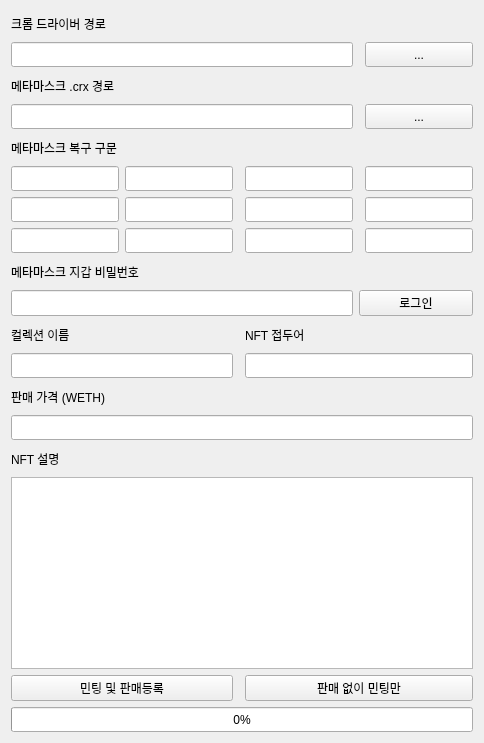
      <widget class="QWidget" name="Mint">
       <property name="sizePolicy">
        <sizepolicy hsizetype="Expanding" vsizetype="Expanding">
         <horstretch>0</horstretch>
         <verstretch>0</verstretch>
        </sizepolicy>
       </property>
       <attribute name="title">
        <string>Mint and Sell</string>
       </attribute>
       <layout class="QGridLayout" name="gridLayout_4">
        <item row="19" column="0" colspan="6">
         <widget class="QTextEdit" name="textEdit">
          <property name="minimumSize">
           <size>
            <width>311</width>
            <height>0</height>
           </size>
          </property>
         </widget>
        </item>
        <item row="15" column="3" colspan="3">
         <widget class="QLineEdit" name="lineEdit_25">
          <property name="sizePolicy">
           <sizepolicy hsizetype="Expanding" vsizetype="Minimum">
            <horstretch>0</horstretch>
            <verstretch>0</verstretch>
           </sizepolicy>
          </property>
          <property name="minimumSize">
           <size>
            <width>0</width>
            <height>25</height>
           </size>
          </property>
         </widget>
        </item>
        <item row="14" column="3" colspan="3">
         <widget class="QLabel" name="label_21">
          <property name="sizePolicy">
           <sizepolicy hsizetype="Expanding" vsizetype="Minimum">
            <horstretch>0</horstretch>
            <verstretch>0</verstretch>
           </sizepolicy>
          </property>
          <property name="minimumSize">
           <size>
            <width>0</width>
            <height>25</height>
           </size>
          </property>
          <property name="text">
           <string>NFT 접두어</string>
          </property>
         </widget>
        </item>
        <item row="10" column="1">
         <widget class="QLineEdit" name="lineEdit_16">
          <property name="sizePolicy">
           <sizepolicy hsizetype="Expanding" vsizetype="Minimum">
            <horstretch>0</horstretch>
            <verstretch>0</verstretch>
           </sizepolicy>
          </property>
         </widget>
        </item>
        <item row="10" column="0">
         <widget class="QLineEdit" name="lineEdit_22">
          <property name="sizePolicy">
           <sizepolicy hsizetype="Expanding" vsizetype="Minimum">
            <horstretch>0</horstretch>
            <verstretch>0</verstretch>
           </sizepolicy>
          </property>
          <property name="minimumSize">
           <size>
            <width>0</width>
            <height>25</height>
           </size>
          </property>
         </widget>
        </item>
        <item row="10" column="5">
         <widget class="QLineEdit" name="lineEdit_19">
          <property name="sizePolicy">
           <sizepolicy hsizetype="Expanding" vsizetype="Minimum">
            <horstretch>0</horstretch>
            <verstretch>0</verstretch>
           </sizepolicy>
          </property>
         </widget>
        </item>
        <item row="7" column="1">
         <widget class="QLineEdit" name="lineEdit_20">
          <property name="sizePolicy">
           <sizepolicy hsizetype="Expanding" vsizetype="Minimum">
            <horstretch>0</horstretch>
            <verstretch>0</verstretch>
           </sizepolicy>
          </property>
         </widget>
        </item>
        <item row="15" column="0" colspan="2">
         <widget class="QLineEdit" name="lineEdit_24">
          <property name="sizePolicy">
           <sizepolicy hsizetype="Expanding" vsizetype="Minimum">
            <horstretch>0</horstretch>
            <verstretch>0</verstretch>
           </sizepolicy>
          </property>
          <property name="minimumSize">
           <size>
            <width>0</width>
            <height>25</height>
           </size>
          </property>
         </widget>
        </item>
        <item row="7" column="5">
         <widget class="QLineEdit" name="lineEdit_12">
          <property name="sizePolicy">
           <sizepolicy hsizetype="Expanding" vsizetype="Minimum">
            <horstretch>0</horstretch>
            <verstretch>0</verstretch>
           </sizepolicy>
          </property>
         </widget>
        </item>
        <item row="17" column="0" colspan="6">
         <widget class="QLineEdit" name="lineEdit_26">
          <property name="sizePolicy">
           <sizepolicy hsizetype="Expanding" vsizetype="Minimum">
            <horstretch>0</horstretch>
            <verstretch>0</verstretch>
           </sizepolicy>
          </property>
          <property name="minimumSize">
           <size>
            <width>0</width>
            <height>25</height>
           </size>
          </property>
         </widget>
        </item>
        <item row="9" column="1">
         <widget class="QLineEdit" name="lineEdit_15">
          <property name="sizePolicy">
           <sizepolicy hsizetype="Expanding" vsizetype="Minimum">
            <horstretch>0</horstretch>
            <verstretch>0</verstretch>
           </sizepolicy>
          </property>
         </widget>
        </item>
        <item row="14" column="0" colspan="2">
         <widget class="QLabel" name="label_20">
          <property name="sizePolicy">
           <sizepolicy hsizetype="Expanding" vsizetype="Minimum">
            <horstretch>0</horstretch>
            <verstretch>0</verstretch>
           </sizepolicy>
          </property>
          <property name="minimumSize">
           <size>
            <width>0</width>
            <height>25</height>
           </size>
          </property>
          <property name="text">
           <string>컬렉션 이름</string>
          </property>
         </widget>
        </item>
        <item row="9" column="3">
         <widget class="QLineEdit" name="lineEdit_14">
          <property name="sizePolicy">
           <sizepolicy hsizetype="Expanding" vsizetype="Minimum">
            <horstretch>0</horstretch>
            <verstretch>0</verstretch>
           </sizepolicy>
          </property>
         </widget>
        </item>
        <item row="13" column="0" colspan="4">
         <widget class="QLineEdit" name="lineEdit_23">
          <property name="sizePolicy">
           <sizepolicy hsizetype="Expanding" vsizetype="Minimum">
            <horstretch>0</horstretch>
            <verstretch>0</verstretch>
           </sizepolicy>
          </property>
         </widget>
        </item>
        <item row="16" column="0" colspan="3">
         <widget class="QLabel" name="label_23">
          <property name="sizePolicy">
           <sizepolicy hsizetype="Expanding" vsizetype="Minimum">
            <horstretch>0</horstretch>
            <verstretch>0</verstretch>
           </sizepolicy>
          </property>
          <property name="minimumSize">
           <size>
            <width>0</width>
            <height>25</height>
           </size>
          </property>
          <property name="text">
           <string>판매 가격 (WETH)</string>
          </property>
         </widget>
        </item>
        <item row="13" column="4" colspan="2">
         <widget class="QPushButton" name="pushButton_3">
          <property name="sizePolicy">
           <sizepolicy hsizetype="Minimum" vsizetype="Minimum">
            <horstretch>0</horstretch>
            <verstretch>0</verstretch>
           </sizepolicy>
          </property>
          <property name="minimumSize">
           <size>
            <width>0</width>
            <height>25</height>
           </size>
          </property>
          <property name="text">
           <string>로그인</string>
          </property>
         </widget>
        </item>
        <item row="9" column="0">
         <widget class="QLineEdit" name="lineEdit_21">
          <property name="sizePolicy">
           <sizepolicy hsizetype="Expanding" vsizetype="Minimum">
            <horstretch>0</horstretch>
            <verstretch>0</verstretch>
           </sizepolicy>
          </property>
          <property name="minimumSize">
           <size>
            <width>0</width>
            <height>25</height>
           </size>
          </property>
         </widget>
        </item>
        <item row="7" column="3">
         <widget class="QLineEdit" name="lineEdit_13">
          <property name="sizePolicy">
           <sizepolicy hsizetype="Expanding" vsizetype="Minimum">
            <horstretch>0</horstretch>
            <verstretch>0</verstretch>
           </sizepolicy>
          </property>
         </widget>
        </item>
        <item row="10" column="3">
         <widget class="QLineEdit" name="lineEdit_18">
          <property name="sizePolicy">
           <sizepolicy hsizetype="Expanding" vsizetype="Minimum">
            <horstretch>0</horstretch>
            <verstretch>0</verstretch>
           </sizepolicy>
          </property>
         </widget>
        </item>
        <item row="12" column="0" colspan="6">
         <widget class="QLabel" name="label_19">
          <property name="sizePolicy">
           <sizepolicy hsizetype="Expanding" vsizetype="Minimum">
            <horstretch>0</horstretch>
            <verstretch>0</verstretch>
           </sizepolicy>
          </property>
          <property name="minimumSize">
           <size>
            <width>0</width>
            <height>25</height>
           </size>
          </property>
          <property name="text">
           <string>메타마스크 지갑 비밀번호</string>
          </property>
         </widget>
        </item>
        <item row="22" column="0" colspan="6">
         <widget class="QProgressBar" name="progressBar_3">
          <property name="sizePolicy">
           <sizepolicy hsizetype="Expanding" vsizetype="Minimum">
            <horstretch>0</horstretch>
            <verstretch>0</verstretch>
           </sizepolicy>
          </property>
          <property name="minimumSize">
           <size>
            <width>0</width>
            <height>25</height>
           </size>
          </property>
          <property name="value">
           <number>0</number>
          </property>
         </widget>
        </item>
        <item row="6" column="0" colspan="6">
         <widget class="QLabel" name="label_18">
          <property name="sizePolicy">
           <sizepolicy hsizetype="Expanding" vsizetype="Minimum">
            <horstretch>0</horstretch>
            <verstretch>0</verstretch>
           </sizepolicy>
          </property>
          <property name="minimumSize">
           <size>
            <width>0</width>
            <height>25</height>
           </size>
          </property>
          <property name="text">
           <string>메타마스크 복구 구문</string>
          </property>
         </widget>
        </item>
        <item row="9" column="5">
         <widget class="QLineEdit" name="lineEdit_17">
          <property name="sizePolicy">
           <sizepolicy hsizetype="Expanding" vsizetype="Minimum">
            <horstretch>0</horstretch>
            <verstretch>0</verstretch>
           </sizepolicy>
          </property>
         </widget>
        </item>
        <item row="7" column="0">
         <widget class="QLineEdit" name="lineEdit_11">
          <property name="sizePolicy">
           <sizepolicy hsizetype="Expanding" vsizetype="Minimum">
            <horstretch>0</horstretch>
            <verstretch>0</verstretch>
           </sizepolicy>
          </property>
          <property name="minimumSize">
           <size>
            <width>0</width>
            <height>25</height>
           </size>
          </property>
         </widget>
        </item>
        <item row="18" column="0" colspan="3">
         <widget class="QLabel" name="label_22">
          <property name="sizePolicy">
           <sizepolicy hsizetype="Expanding" vsizetype="Minimum">
            <horstretch>0</horstretch>
            <verstretch>0</verstretch>
           </sizepolicy>
          </property>
          <property name="minimumSize">
           <size>
            <width>0</width>
            <height>25</height>
           </size>
          </property>
          <property name="text">
           <string>NFT 설명</string>
          </property>
         </widget>
        </item>
        <item row="5" column="5">
         <widget class="QToolButton" name="toolButton_10">
          <property name="sizePolicy">
           <sizepolicy hsizetype="Expanding" vsizetype="Minimum">
            <horstretch>0</horstretch>
            <verstretch>0</verstretch>
           </sizepolicy>
          </property>
          <property name="minimumSize">
           <size>
            <width>0</width>
            <height>25</height>
           </size>
          </property>
          <property name="text">
           <string>...</string>
          </property>
         </widget>
        </item>
        <item row="1" column="5">
         <widget class="QToolButton" name="toolButton_9">
          <property name="sizePolicy">
           <sizepolicy hsizetype="Expanding" vsizetype="Minimum">
            <horstretch>0</horstretch>
            <verstretch>0</verstretch>
           </sizepolicy>
          </property>
          <property name="minimumSize">
           <size>
            <width>0</width>
            <height>25</height>
           </size>
          </property>
          <property name="text">
           <string>...</string>
          </property>
         </widget>
        </item>
        <item row="5" column="0" colspan="4">
         <widget class="QLineEdit" name="lineEdit_10">
          <property name="sizePolicy">
           <sizepolicy hsizetype="Expanding" vsizetype="Minimum">
            <horstretch>0</horstretch>
            <verstretch>0</verstretch>
           </sizepolicy>
          </property>
          <property name="minimumSize">
           <size>
            <width>0</width>
            <height>25</height>
           </size>
          </property>
         </widget>
        </item>
        <item row="1" column="0" colspan="4">
         <widget class="QLineEdit" name="lineEdit_9">
          <property name="sizePolicy">
           <sizepolicy hsizetype="Expanding" vsizetype="Minimum">
            <horstretch>0</horstretch>
            <verstretch>0</verstretch>
           </sizepolicy>
          </property>
          <property name="minimumSize">
           <size>
            <width>0</width>
            <height>25</height>
           </size>
          </property>
         </widget>
        </item>
        <item row="4" column="0" colspan="4">
         <widget class="QLabel" name="label_17">
          <property name="sizePolicy">
           <sizepolicy hsizetype="Expanding" vsizetype="Minimum">
            <horstretch>0</horstretch>
            <verstretch>0</verstretch>
           </sizepolicy>
          </property>
          <property name="minimumSize">
           <size>
            <width>0</width>
            <height>25</height>
           </size>
          </property>
          <property name="text">
           <string>메타마스크 .crx 경로</string>
          </property>
         </widget>
        </item>
        <item row="0" column="0" colspan="4">
         <widget class="QLabel" name="label_16">
          <property name="sizePolicy">
           <sizepolicy hsizetype="Expanding" vsizetype="Minimum">
            <horstretch>0</horstretch>
            <verstretch>0</verstretch>
           </sizepolicy>
          </property>
          <property name="minimumSize">
           <size>
            <width>0</width>
            <height>25</height>
           </size>
          </property>
          <property name="text">
           <string>크롬 드라이버 경로</string>
          </property>
         </widget>
        </item>
        <item row="21" column="0" colspan="2">
         <widget class="QPushButton" name="pushButton_4">
          <property name="sizePolicy">
           <sizepolicy hsizetype="Expanding" vsizetype="Minimum">
            <horstretch>0</horstretch>
            <verstretch>0</verstretch>
           </sizepolicy>
          </property>
          <property name="minimumSize">
           <size>
            <width>156</width>
            <height>25</height>
           </size>
          </property>
          <property name="text">
           <string>민팅 및 판매등록</string>
          </property>
         </widget>
        </item>
        <item row="21" column="3" colspan="3">
         <widget class="QPushButton" name="pushButton_5">
          <property name="sizePolicy">
           <sizepolicy hsizetype="Expanding" vsizetype="Minimum">
            <horstretch>0</horstretch>
            <verstretch>0</verstretch>
           </sizepolicy>
          </property>
          <property name="minimumSize">
           <size>
            <width>156</width>
            <height>25</height>
           </size>
          </property>
          <property name="text">
           <string>판매 없이 민팅만</string>
          </property>
         </widget>
        </item>
       </layout>
      </widget>
